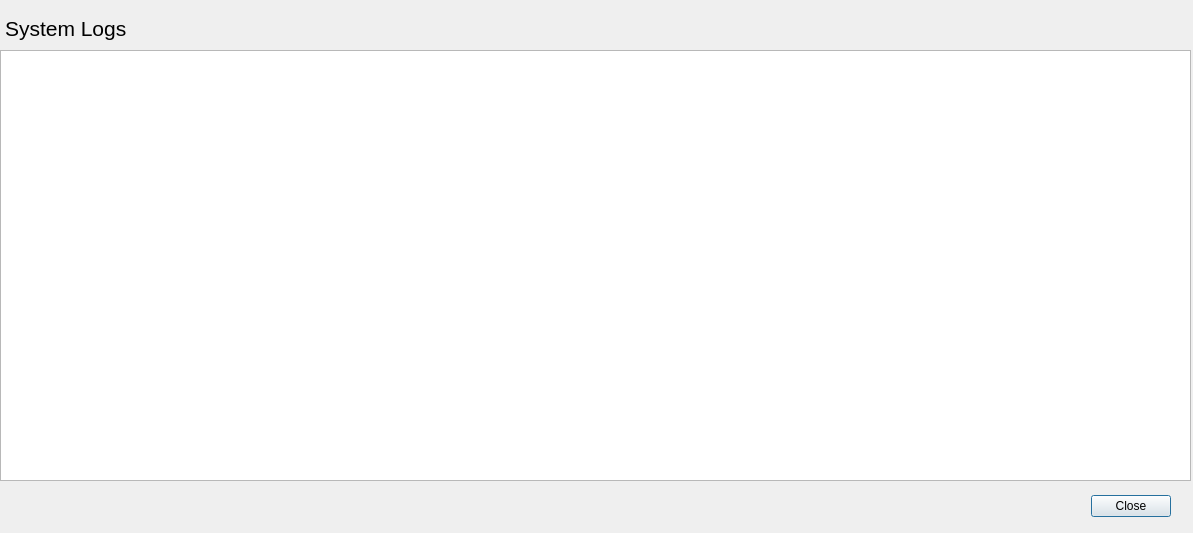
<?xml version="1.0" encoding="UTF-8"?>
<ui version="4.0">
 <class>ViewSystemLogs</class>
 <widget class="QDialog" name="ViewSystemLogs">
  <property name="geometry">
   <rect>
    <x>0</x>
    <y>0</y>
    <width>1193</width>
    <height>533</height>
   </rect>
  </property>
  <property name="windowTitle">
   <string>Dialog</string>
  </property>
  <widget class="QDialogButtonBox" name="buttonBox">
   <property name="geometry">
    <rect>
     <x>830</x>
     <y>490</y>
     <width>341</width>
     <height>32</height>
    </rect>
   </property>
   <property name="orientation">
    <enum>Qt::Horizontal</enum>
   </property>
   <property name="standardButtons">
    <set>QDialogButtonBox::Close</set>
   </property>
  </widget>
  <widget class="QTableView" name="tableView">
   <property name="geometry">
    <rect>
     <x>0</x>
     <y>50</y>
     <width>1191</width>
     <height>431</height>
    </rect>
   </property>
  </widget>
  <widget class="QLabel" name="label">
   <property name="geometry">
    <rect>
     <x>5</x>
     <y>13</y>
     <width>431</width>
     <height>31</height>
    </rect>
   </property>
   <property name="font">
    <font>
     <pointsize>16</pointsize>
    </font>
   </property>
   <property name="text">
    <string>System Logs</string>
   </property>
  </widget>
 </widget>
 <resources/>
 <connections>
  <connection>
   <sender>buttonBox</sender>
   <signal>accepted()</signal>
   <receiver>ViewSystemLogs</receiver>
   <slot>accept()</slot>
   <hints>
    <hint type="sourcelabel">
     <x>248</x>
     <y>254</y>
    </hint>
    <hint type="destinationlabel">
     <x>157</x>
     <y>274</y>
    </hint>
   </hints>
  </connection>
  <connection>
   <sender>buttonBox</sender>
   <signal>rejected()</signal>
   <receiver>ViewSystemLogs</receiver>
   <slot>reject()</slot>
   <hints>
    <hint type="sourcelabel">
     <x>316</x>
     <y>260</y>
    </hint>
    <hint type="destinationlabel">
     <x>286</x>
     <y>274</y>
    </hint>
   </hints>
  </connection>
 </connections>
</ui>
